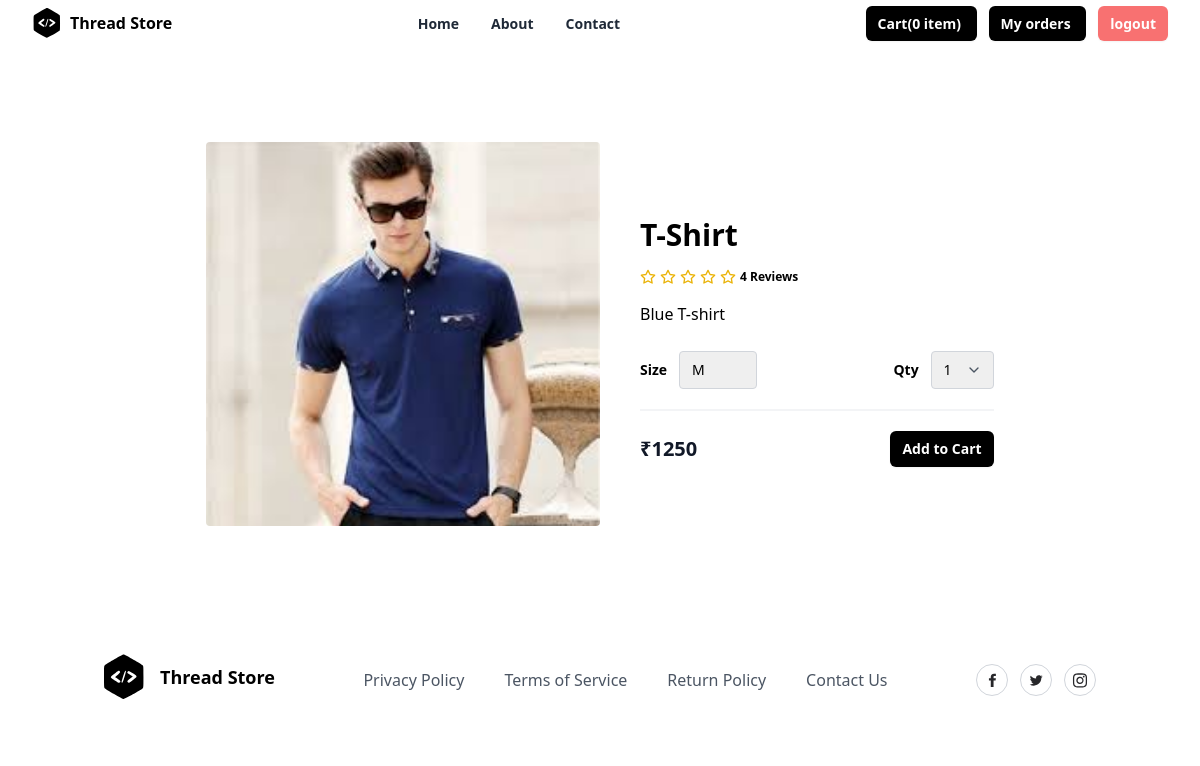
Screenshot of /product/3/ (signed in) with the database file from the repository.
### store/models.py (models this page shows, shortened)
class Basket(models.Model):
    owner = models.OneToOneField(User, on_delete=models.CASCADE,related_name="cart")
    created_date = models.DateTimeField(auto_now_add=True)
    updated_date = models.DateTimeField(auto_now=True)
    is_active = models.BooleanField(default=True)
    @property
    def cart_item_count(self):
        return self.cartitems.filter(is_order_placed=False).count()

class Product(models.Model):
    title = models.CharField(max_length=200)
    description = models.TextField(null=True, blank=True)
    size_object = models.ManyToManyField(Size)
    category_object = models.ForeignKey(Category, on_delete=models.CASCADE)
    brand_object = models.ForeignKey(Brand, on_delete=models.CASCADE)
    image = models.ImageField(upload_to='product_images', null=True, blank=True, default='product_images/default.jpg')
    price = models.PositiveIntegerField()
    tag_object=models.ManyToManyField(Tag)
    created_date = models.DateTimeField(auto_now_add=True)
    updated_date = models.DateTimeField(auto_now=True)
    is_active = models.BooleanField(default=True)

### store/views.py (the view)
# urls.py: path('product/<int:pk>/',views.ProductDetailView.as_view(),name="product-detail"),
class ProductDetailView(View):
    def get(self,request,*args,**kwargs):
        id=kwargs.get("pk")
        qs=Product.objects.get(id=id)
        return render(request,"product_deatail.html",{"data":qs})

### store/templates/product_deatail.html (shortened to what this page needs)
{%extends 'base.html'%}
{%block main_block%}
<section class="overflow-hidden">
    <form action="{%url 'add-cart' data.id%}" method="post">
    <div class="mx-auto max-w-5xl px-5 py-24">
      <div class="mx-auto flex flex-wrap items-center lg:w-4/5">
        <img
          alt="Nike Air Max 21A"
          class="h-64 w-full rounded object-cover lg:h-96 lg:w-1/2"
          src="{{data.image.url}}"
        />
        <div class="mt-6 w-full lg:mt-0 lg:w-1/2 lg:pl-10">
          <h1 class="my-4 text-3xl font-semibold text-black"> {{data.title}}</h1>
          <div class="my-4 flex items-center">
            <span class="flex items-center space-x-1">
              <span class="ml-3 inline-block text-xs font-semibold">
                4 Reviews
              </span>
            </span>
          </div>
          <p class="leading-relaxed">
           {{data.description}}
          </p>
          <div class="mb-5 mt-6 flex items-center border-b-2 border-gray-100 pb-5">
            <div class="flex items-center">
              <span class="mr-3 text-sm font-semibold">Size</span>
              <select name="size" class="appearance-none rounded border border-gray-300 py-2 pl-3 pr-10 text-sm focus:border-black focus:outline-none focus:ring-2 focus:ring-black">
                {%for sob in data.size_object.all%}
                 <option value="{{sob.name}}">{{sob.name}}</option>
                {%endfor%}
              </select>
            </div>
            <div class="ml-auto flex items-center">
              <span class="mr-3 text-sm font-semibold">Qty</span>
              <div class="relative">
                <select name="qty" class="appearance-none rounded border border-gray-300 py-2 pl-3 pr-10 text-sm focus:border-black focus:outline-none focus:ring-2 focus:ring-black">
                  <option>1</option>
                </select>
                <span class="pointer-events-none absolute right-0 top-0 flex h-full w-10 items-center justify-center text-center text-gray-600">
                </span>
              </div>
            </div>
          </div>
          <div class="flex items-center justify-between">
            <span class="title-font text-xl font-bold text-gray-900">
              ₹{{data.price}}
            </span>
            <button
              type="submit"
              class="rounded-md bg-black px-3 py-2 text-sm font-semibold text-white shadow-sm hover:bg-black/80 focus-visible:outline focus-visible:outline-2 focus-visible:outline-offset-2 focus-visible:outline-black"
            >
              Add to Cart
            </button>
          </div>
        </div>
      </div>
    </div>
</form>
  </section>
{%endblock%}

### store/templates/base.html (shortened to what this page needs)
<!DOCTYPE html>
<html lang="en">
<head>
    <script src="https://cdn.tailwindcss.com"></script>
</head>
<body>
    <div class="relative w-full bg-white">
        <div class="mx-auto flex max-w-7xl items-center justify-between px-4 py-2 sm:px-6 lg:px-8">
          <div class="inline-flex items-center space-x-2">
            <span>
            </span>
            <span class="font-bold">Thread Store</span>
          </div>
          <div class="hidden lg:block">
            <ul class="inline-flex space-x-8">
              <li>
                <a
                  href="#"
                  class="text-sm font-semibold text-gray-800 hover:text-gray-900"
                >
                  Home
                </a>
              </li>
              <li>
                <a
                  href="#"
                  class="text-sm font-semibold text-gray-800 hover:text-gray-900"
                >
                  About
                </a>
              </li>
              <li>
                <a
                  href="#"
                  class="text-sm font-semibold text-gray-800 hover:text-gray-900"
                >
                  Contact
                </a>
              </li>
            </ul>
          </div>
          <div class="hidden lg:block">
            <a
              href="{%url 'cart-summary'%}"
              class="rounded-md bg-black px-3 py-2 text-sm font-semibold text-white shadow-sm hover:bg-black/80 focus-visible:outline focus-visible:outline-2 focus-visible:outline-offset-2 focus-visible:outline-black"
            >
              Cart({{request.user.cart.cart_item_count}} item)
          </a>
          <a
          href="{%url 'order-summary'%}"
          class="rounded-md ms-3 bg-black px-3 py-2 text-sm font-semibold text-white shadow-sm hover:bg-black/80 focus-visible:outline focus-visible:outline-2 focus-visible:outline-offset-2 focus-visible:outline-black"
        >
          My orders
      </a>
          <a
          href="{%url 'signout'%}"
          class="rounded-md ms-3 bg-red-400 px-3 py-2 text-sm font-semibold text-white shadow-sm hover:bg-black/80 focus-visible:outline focus-visible:outline-2 focus-visible:outline-offset-2 focus-visible:outline-black"
            >
            logout
          </a>
          </div>
        </div>
      </div>
    {%block main_block%}
    {%endblock%}
    <section class="relative overflow-hidden bg-white py-8">
        <div class="container relative z-10 mx-auto px-4">
          <div class="-m-8 flex flex-wrap items-center justify-between">
            <div class="w-auto p-8">
              <a href="#">
                <div class="inline-flex items-center">
                  <span class="ml-4 text-lg font-bold">Thread Store</span>
                </div>
              </a>
            </div>
            <div class="w-auto p-8">
              <ul class="-m-5 flex flex-wrap items-center">
                <li class="p-5">
                  <a class="font-medium text-gray-600 hover:text-gray-700" href="#">
                    Privacy Policy
                  </a>
                </li>
                <li class="p-5">
                  <a class="font-medium text-gray-600 hover:text-gray-700" href="#">
                    Terms of Service
                  </a>
                </li>
                <li class="p-5">
                  <a class="font-medium text-gray-600 hover:text-gray-700" href="#">
                    Return Policy
                  </a>
                </li>
                <li class="p-5">
                  <a class="font-medium text-gray-600 hover:text-gray-700" href="#">
                    Contact Us
                  </a>
                </li>
              </ul>
            </div>
            <div class="w-auto p-8">
              <div class="-m-1.5 flex flex-wrap">
                <div class="w-auto p-1.5">
                  <a href="#">
                    <div class="flex h-8 w-8 items-center justify-center rounded-full border border-gray-300 hover:border-gray-400">
                    </div>
                  </a>
                </div>
                <div class="w-auto p-1.5">
                  <a href="#">
                    <div class="flex h-8 w-8 items-center justify-center rounded-full border border-gray-300 hover:border-gray-400">
                    </div>
                  </a>
                </div>
                <div class="w-auto p-1.5">
                  <a href="#">
                    <div class="flex h-8 w-8 items-center justify-center rounded-full border border-gray-300 hover:border-gray-400">
                    </div>
                  </a>
                </div>
              </div>
            </div>
          </div>
        </div>
      </section>
</body>
</html>

### rows the page displays
Product: image (picture), title "T-Shirt", description "Blue T-shirt", price "1250"

### other values shown
{{ request.user.cart.cart_item_count }} "0"
form field size "M"
